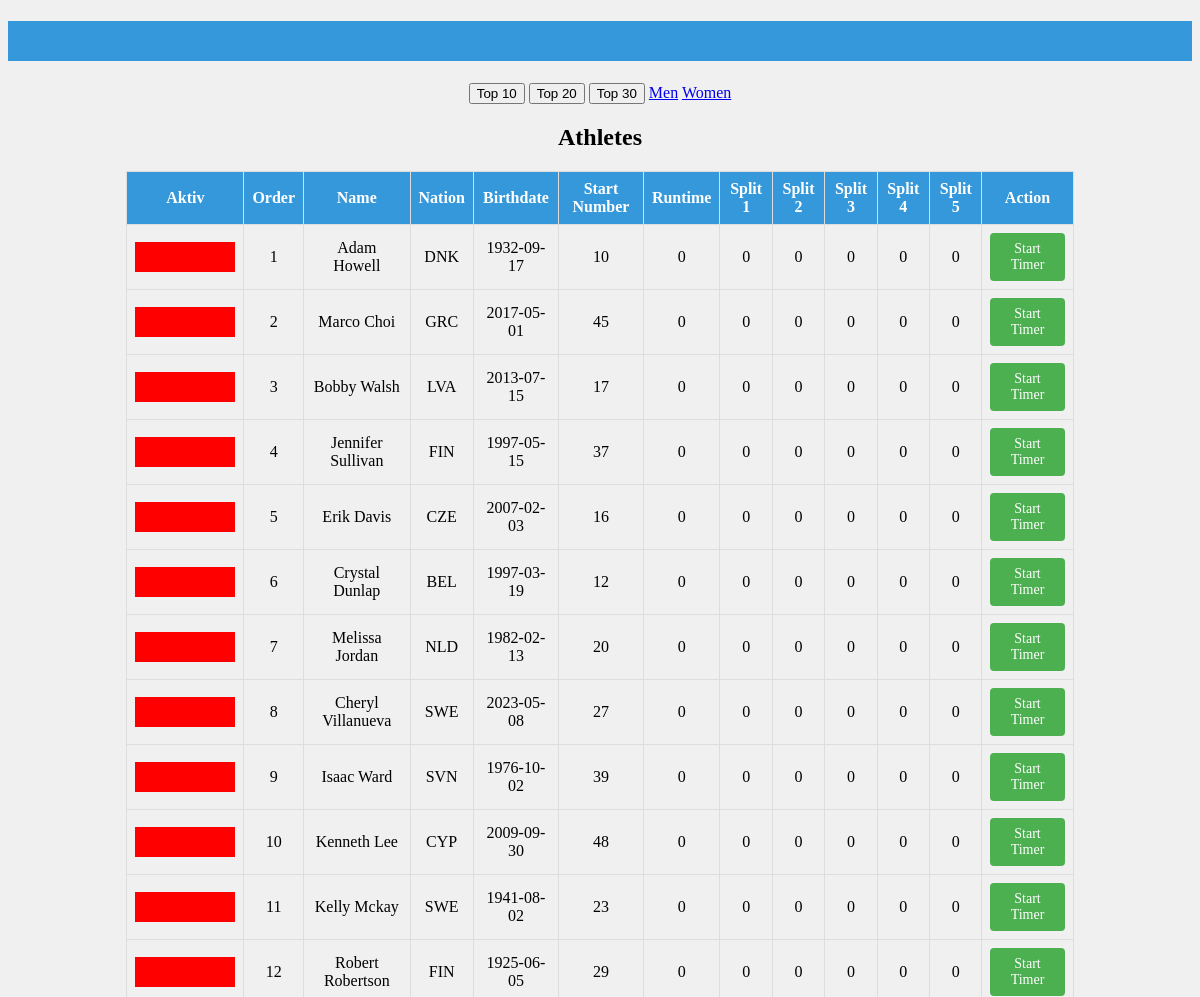
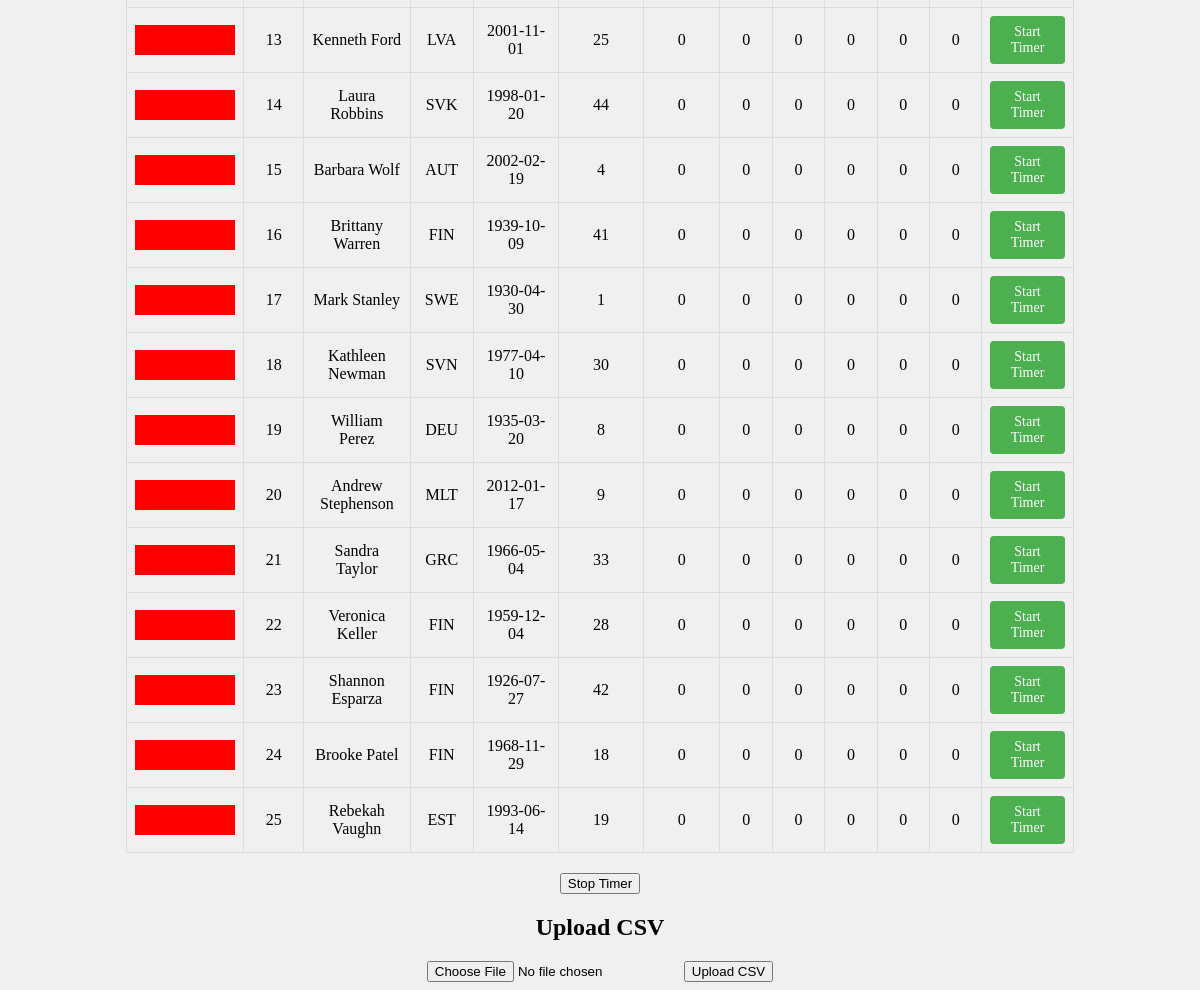
The page / on the database its author committed (2 pictures, top to bottom).
### tables this page shows
CREATE TABLE athletes (
            id INTEGER PRIMARY KEY AUTOINCREMENT,
            first_name TEXT NOT NULL,
            last_name TEXT NOT NULL,
            category TEXT NOT NULL,
            nation TEXT NOT NULL,
            birthdate TEXT NOT NULL,
            start_number INTEGER NOT NULL,
            run1 INTEGER DEFAULT 0,
            run2 INTEGER DEFAULT 0,
            runtime INTEGER DEFAULT 0,
            split1 INTEGER DEFAULT 0,
            split2 INTEGER DEFAULT 0,
            split3 INTEGER DEFAULT 0,
            split4 INTEGER DEFAULT 0,
            split5 INTEGER DEFAULT 0,
            start_order INTEGER NOT NULL
            );

### app.py (the view)
@app.route('/')
def index():
    athletes = get_all_athletes()
    return render_template('index.html', athletes=athletes)

### athletes.py (called while the page is built)
def get_db():
    db = getattr(g, '_database', None)
    if db is None:
        db = g._database = sqlite3.connect(DATABASE)
        db.row_factory = sqlite3.Row
    return db

def get_all_athletes():
    db = get_db()
    cursor = db.cursor()
    cursor.execute('SELECT * FROM athletes')
    athletes = cursor.fetchall()
    print(athletes)
    return athletes

### templates/index.html (shortened to what this page needs)
<!DOCTYPE html>
<html lang="en">
<head>
    <link rel="stylesheet" href="{{ url_for('static', filename='styles.css') }}">
</head>
<body>
    <h1>{{ category }}</h1>
    <button onclick="setOffset(0)">Top 10</button>
    <button onclick="setOffset(10)">Top 20</button>
    <button onclick="setOffset(20)">Top 30</button>
    <a href='/men'>Men</a>
    <a href='/women'>Women</a>
   <h2>Athletes</h2>
    <table>
        <thead>
            <tr>
                <th>Aktiv</th>
                <th>Order</th>
                <th>Name</th>
                <th>Nation</th>
                <th>Birthdate</th>
                <th>Start Number</th>
                <th>Runtime</th>
                <th>Split 1</th>
                <th>Split 2</th>
                <th>Split 3</th>
                <th>Split 4</th>
                <th>Split 5</th>
                <th>Action</th>
            </tr>
        </thead>
        <tbody>
            {% for athlete in athletes %}
                <tr>
                    <td>
                        <div class="select-button" data-start-number="{{ athlete['start_number'] }}">
                        </div>
                    </td>
                    <td>{{ athlete['start_order'] }}</td>
                    <td>{{ athlete['first_name'] }} {{ athlete['last_name'] }}</td>
                    <td>{{ athlete['nation'] }}</td>
                    <td>{{ athlete['birthdate'] }}</td>
                    <td>{{ athlete['start_number'] }}</td>
                    <td id="runtime-{{ athlete['start_number'] }}">{{ athlete['runtime'] }}</td>
                    <td>{{ athlete['split1'] }}</td>
                    <td>{{ athlete['split2'] }}</td>
                    <td>{{ athlete['split3'] }}</td>
                    <td>{{ athlete['split4'] }}</td>
                    <td>{{ athlete['split5'] }}</td>
                    <td>
                        <div class="start-button" data-start-number="{{ athlete['start_number'] }}">
                            Start Timer
                        </div>
                    </td>
                </tr>
            {% endfor %}
        </tbody>
    </table>
    <form action="/stop" method="post">
        <button type="submit">Stop Timer</button>
    </form>
     <h2>Upload CSV</h2>
        <form action="{{ url_for('import_csv') }}" method="post" enctype="multipart/form-data">
            <input type="file" name="file" accept=".csv" required>
            <button type="submit">Upload CSV</button>
        </form>
</body>
</html>

### static/styles.css (style rules this page uses)
body { background-color: #f0f0f0; text-align: center; }
h1 { background-color: #3498db; color: #ffffff; padding: 20px; }
table { width: 80%; margin: 20px auto; border-collapse: collapse; }
th, td { border: 1px solid #ddd; padding: 8px; }
th { background-color: #3498db; color: #ffffff; }
.select-button { background: red; width: 100px; height: 30px; }
.start-button { background-color: #4CAF50; color: white; border: none; padding: 8px 16px; text-align: center; text-decoration: none; display: inline-block; font-size: 14px; cursor: pointer; border-radius: 4px; }

### rows shown on the page
athletes: start_order "1", first_name "Adam", last_name "Howell", nation "DNK", birthdate "1932-09-17", start_number "10", runtime "0", split1 "0", split2 "0", split3 "0", split4 "0", split5 "0"
athletes: start_order "2", first_name "Marco", last_name "Choi", nation "GRC", birthdate "2017-05-01", start_number "45", runtime "0", split1 "0", split2 "0", split3 "0", split4 "0", split5 "0"
athletes: start_order "3", first_name "Bobby", last_name "Walsh", nation "LVA", birthdate "2013-07-15", start_number "17", runtime "0", split1 "0", split2 "0", split3 "0", split4 "0", split5 "0"
athletes: start_order "4", first_name "Jennifer", last_name "Sullivan", nation "FIN", birthdate "1997-05-15", start_number "37", runtime "0", split1 "0", split2 "0", split3 "0", split4 "0", split5 "0"
athletes: start_order "5", first_name "Erik", last_name "Davis", nation "CZE", birthdate "2007-02-03", start_number "16", runtime "0", split1 "0", split2 "0", split3 "0", split4 "0", split5 "0"
athletes: start_order "6", first_name "Crystal", last_name "Dunlap", nation "BEL", birthdate "1997-03-19", start_number "12", runtime "0", split1 "0", split2 "0", split3 "0", split4 "0", split5 "0"
athletes: start_order "7", first_name "Melissa", last_name "Jordan", nation "NLD", birthdate "1982-02-13", start_number "20", runtime "0", split1 "0", split2 "0", split3 "0", split4 "0", split5 "0"
athletes: start_order "8", first_name "Cheryl", last_name "Villanueva", nation "SWE", birthdate "2023-05-08", start_number "27", runtime "0", split1 "0", split2 "0", split3 "0", split4 "0", split5 "0"
athletes: start_order "9", first_name "Isaac", last_name "Ward", nation "SVN", birthdate "1976-10-02", start_number "39", runtime "0", split1 "0", split2 "0", split3 "0", split4 "0", split5 "0"
athletes: start_order "10", first_name "Kenneth", last_name "Lee", nation "CYP", birthdate "2009-09-30", start_number "48", runtime "0", split1 "0", split2 "0", split3 "0", split4 "0", split5 "0"
athletes: start_order "11", first_name "Kelly", last_name "Mckay", nation "SWE", birthdate "1941-08-02", start_number "23", runtime "0", split1 "0", split2 "0", split3 "0", split4 "0", split5 "0"
athletes: start_order "12", first_name "Robert", last_name "Robertson", nation "FIN", birthdate "1925-06-05", start_number "29", runtime "0", split1 "0", split2 "0", split3 "0", split4 "0", split5 "0"
athletes: start_order "13", first_name "Kenneth", last_name "Ford", nation "LVA", birthdate "2001-11-01", start_number "25", runtime "0", split1 "0", split2 "0", split3 "0", split4 "0", split5 "0"
athletes: start_order "14", first_name "Laura", last_name "Robbins", nation "SVK", birthdate "1998-01-20", start_number "44", runtime "0", split1 "0", split2 "0", split3 "0", split4 "0", split5 "0"
athletes: start_order "15", first_name "Barbara", last_name "Wolf", nation "AUT", birthdate "2002-02-19", start_number "4", runtime "0", split1 "0", split2 "0", split3 "0", split4 "0", split5 "0"
athletes: start_order "16", first_name "Brittany", last_name "Warren", nation "FIN", birthdate "1939-10-09", start_number "41", runtime "0", split1 "0", split2 "0", split3 "0", split4 "0", split5 "0"
athletes: start_order "17", first_name "Mark", last_name "Stanley", nation "SWE", birthdate "1930-04-30", start_number "1", runtime "0", split1 "0", split2 "0", split3 "0", split4 "0", split5 "0"
athletes: start_order "18", first_name "Kathleen", last_name "Newman", nation "SVN", birthdate "1977-04-10", start_number "30", runtime "0", split1 "0", split2 "0", split3 "0", split4 "0", split5 "0"
athletes: start_order "19", first_name "William", last_name "Perez", nation "DEU", birthdate "1935-03-20", start_number "8", runtime "0", split1 "0", split2 "0", split3 "0", split4 "0", split5 "0"
athletes: start_order "20", first_name "Andrew", last_name "Stephenson", nation "MLT", birthdate "2012-01-17", start_number "9", runtime "0", split1 "0", split2 "0", split3 "0", split4 "0", split5 "0"
athletes: start_order "21", first_name "Sandra", last_name "Taylor", nation "GRC", birthdate "1966-05-04", start_number "33", runtime "0", split1 "0", split2 "0", split3 "0", split4 "0", split5 "0"
athletes: start_order "22", first_name "Veronica", last_name "Keller", nation "FIN", birthdate "1959-12-04", start_number "28", runtime "0", split1 "0", split2 "0", split3 "0", split4 "0", split5 "0"
athletes: start_order "23", first_name "Shannon", last_name "Esparza", nation "FIN", birthdate "1926-07-27", start_number "42", runtime "0", split1 "0", split2 "0", split3 "0", split4 "0", split5 "0"
athletes: start_order "24", first_name "Brooke", last_name "Patel", nation "FIN", birthdate "1968-11-29", start_number "18", runtime "0", split1 "0", split2 "0", split3 "0", split4 "0", split5 "0"
athletes: start_order "25", first_name "Rebekah", last_name "Vaughn", nation "EST", birthdate "1993-06-14", start_number "19", runtime "0", split1 "0", split2 "0", split3 "0", split4 "0", split5 "0"
